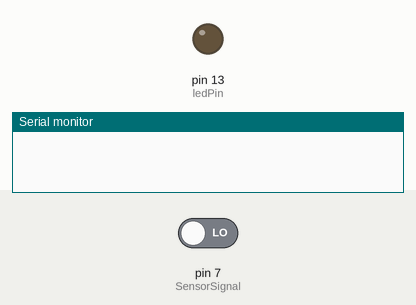
This sketch was run on a simulated Arduino Uno, built with avr-gcc and run on an emulated ATmega328P. On the bench: output pins drawn as LEDs (lit = HIGH), the last lines printed to the serial monitor. The inputs (shaded band) are chosen by the test bench; at power-on: pin 7 (SensorSignal) LOW.

Above: at 1.2 s.
1.3 s: pin 7 (SensorSignal) driven HIGH
At 2.1 s:
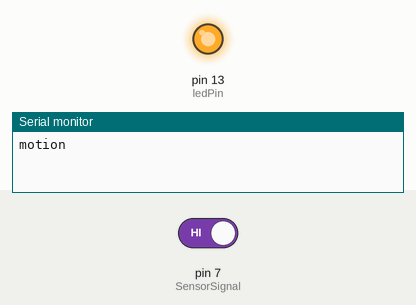
2.8 s: pin 7 (SensorSignal) driven LOW
At 3.3 s:
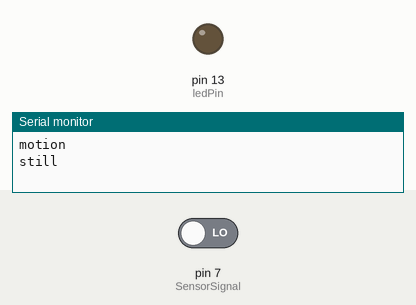
Timing chart, 0 to 5.8 s (numbered marks = the images above; inputs shaded):
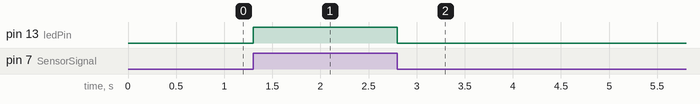

Measured:
- after the input at 1.3 s, pin 13 (ledPin): LOW → HIGH at once
- after the input at 2.8 s, pin 13 (ledPin): HIGH → LOW at once

The sketch:

cheering.ino
```cpp
//Code Begin


// this part gets the sesnsor data
const int SensorSignal = 7; // define integer SensorSignal with value 2 , this is the signal output (S, or OUT) from your sensor (can be any sensor)
const int ledPin = LED_BUILTIN;  // define integer ledPin with value 13
int sensorValue = 0;

void setup() {
    Serial.begin(115200);
    pinMode(SensorSignal, INPUT);  // declare digital pin 2 as input, this is where you connect the S output from your sensor, this can be any digital pin
    pinMode(ledPin, OUTPUT); // declare digital pin 13 as output, this digital pin is also connected to the Yellow LED on your VMA100 board
}

int previousValue = LOW;
void loop(){

  sensorValue = digitalRead(SensorSignal); // read the value of pin 2, should be high or low
  if(sensorValue != previousValue){
    if (sensorValue == HIGH) { digitalWrite(ledPin, HIGH); // set pin 13 (ledPin) according to the value on pin 2
      Serial.println("motion");
      triggerCheer();
    }
    else { digitalWrite(ledPin, LOW);
      Serial.println("still");
    }
  }
  previousValue = sensorValue;
  delay(100);
}


void triggerCheer(){


}


//code End
```
